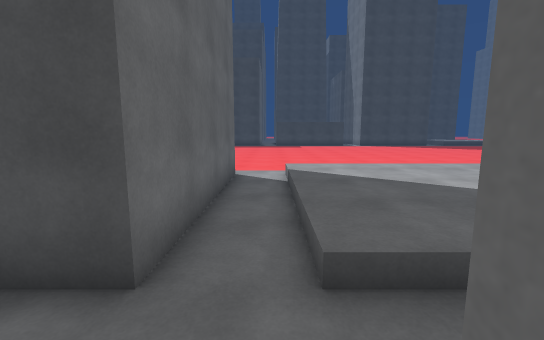
View 1 (above)

24 first-person views from a walk through a 3-D level made in the Unity game engine. The camera is 1.5 m above the floor, tilts 8° down and sees 90° across. The floor is counted in squares, 1 m on a side. Each view is taken from the middle of a square. On the plan, view 1 faces up. The plan holds only what a view shows up to about 14 squares ahead; the rest is blank. The place goes on beyond the plan. Some animated figures are left out.

View 2
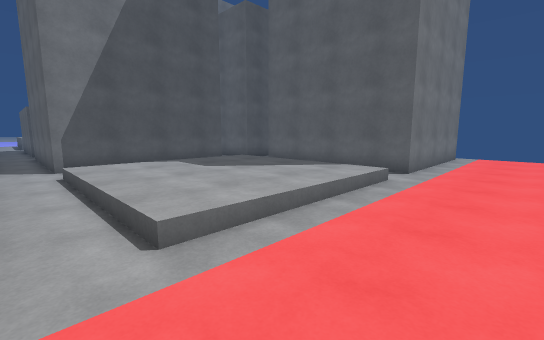

View 3
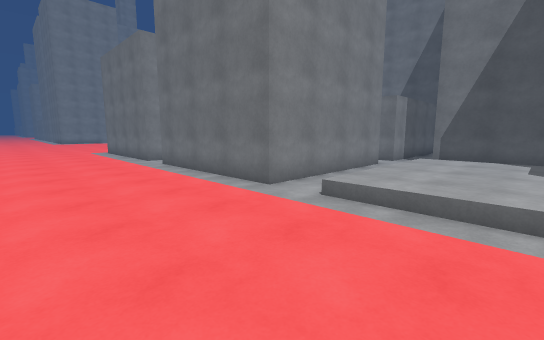

View 4
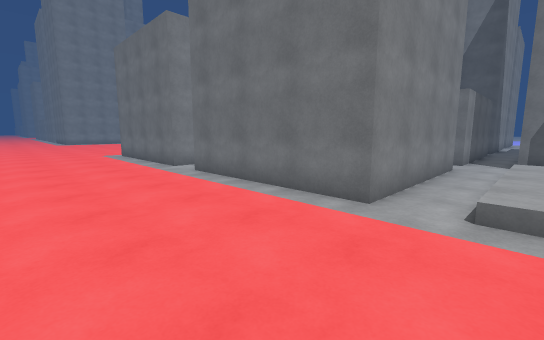

View 5
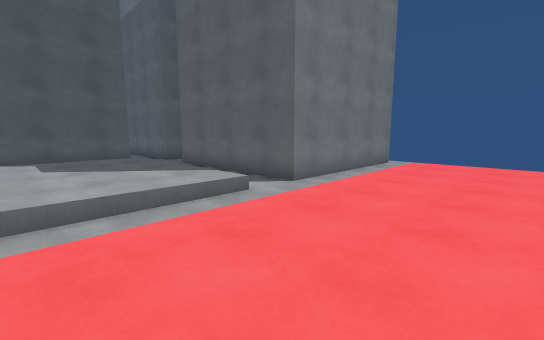

View 6
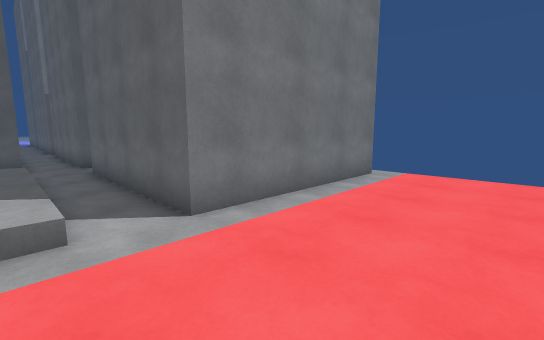

View 7
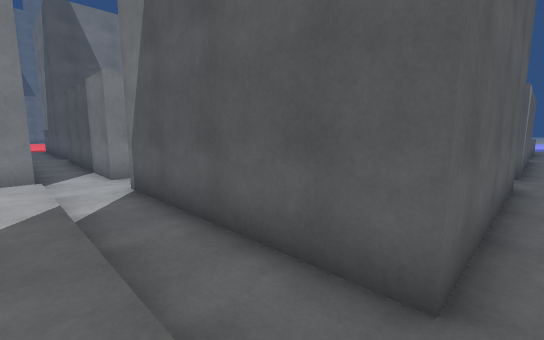

View 8
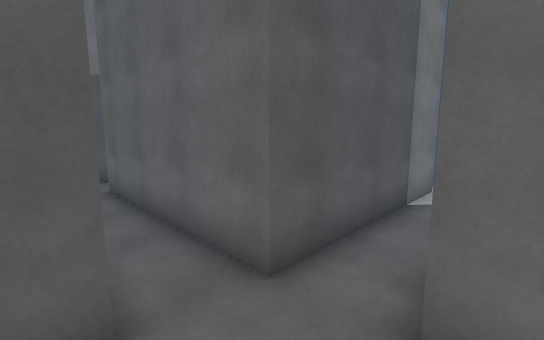

View 9
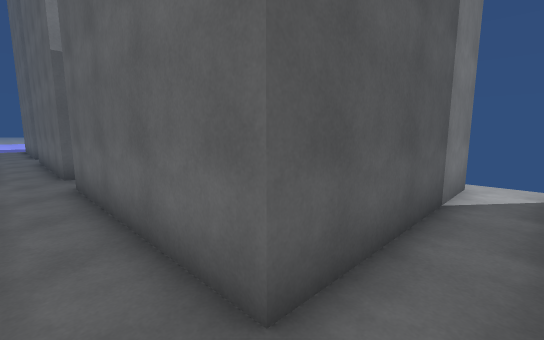

View 10
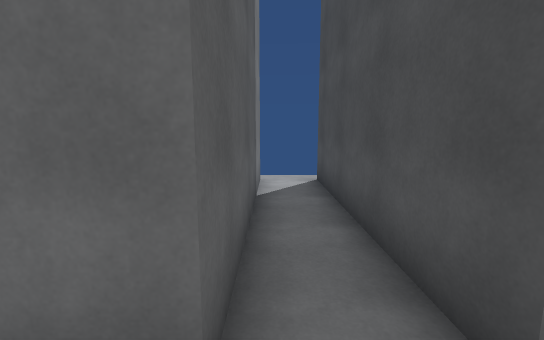

View 11
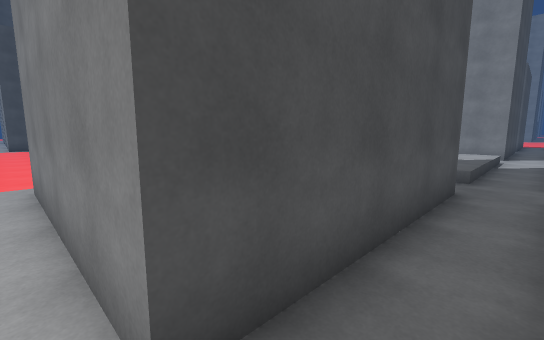

View 12
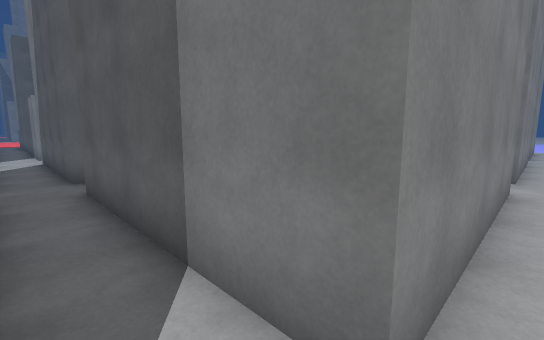

View 13
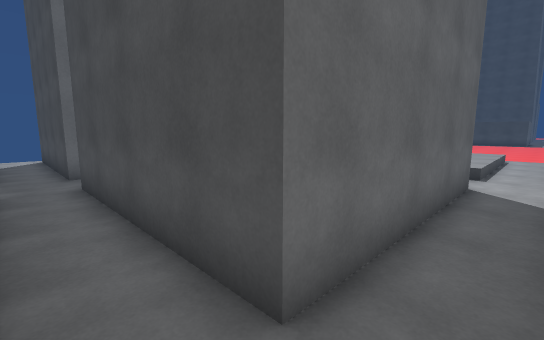

View 14
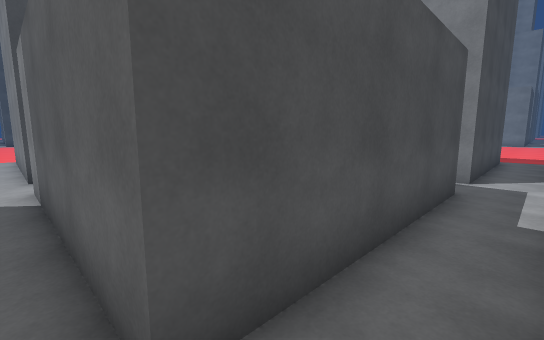

View 15
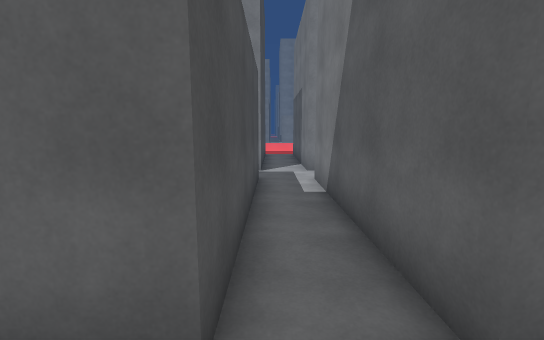

View 16
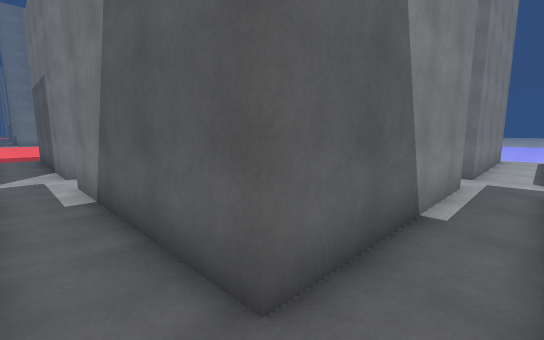

View 17
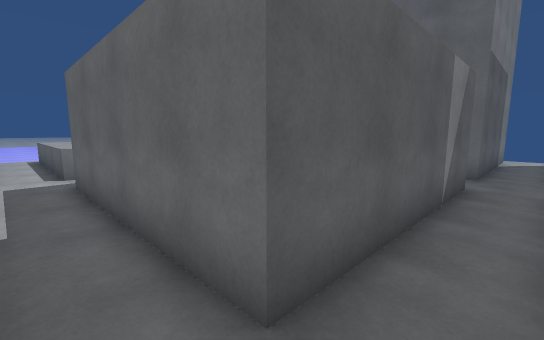

View 18
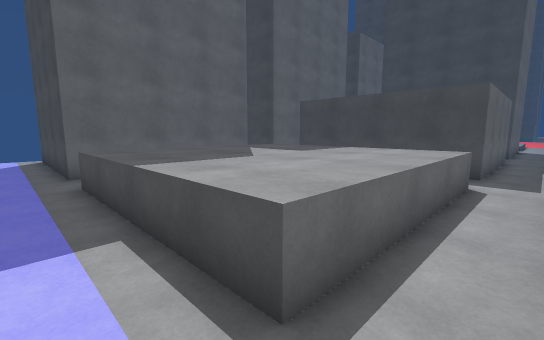

View 19
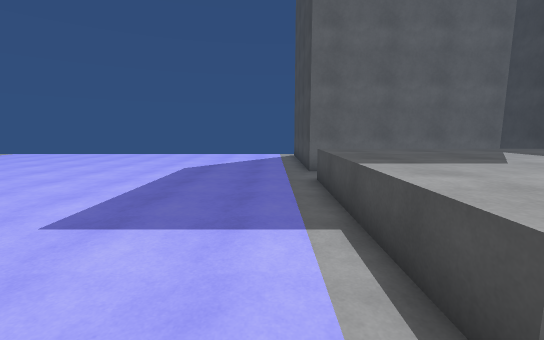

View 20
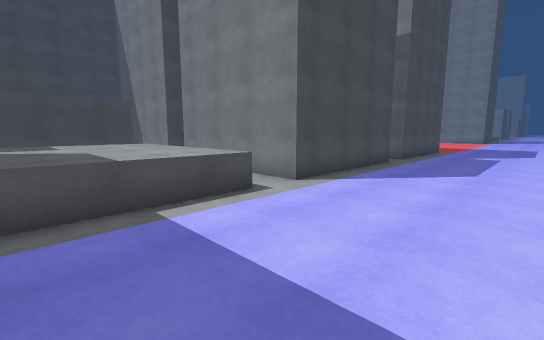

View 21
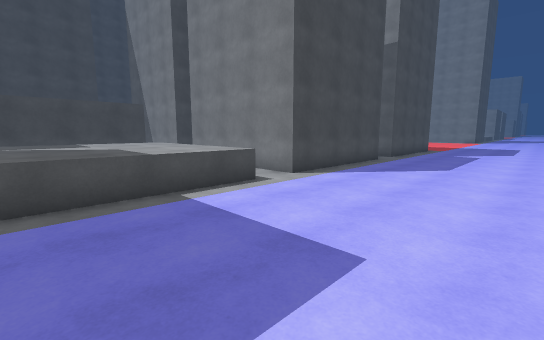

View 22
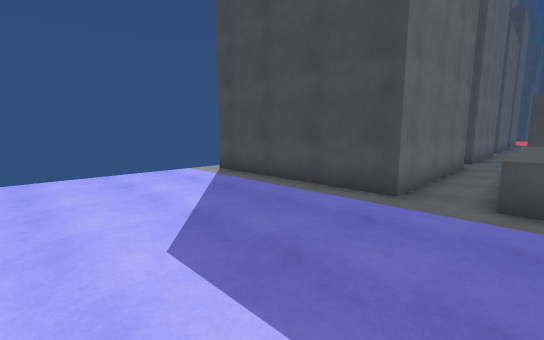

View 23
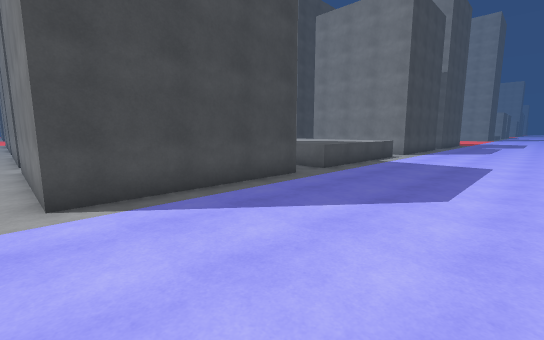

View 24
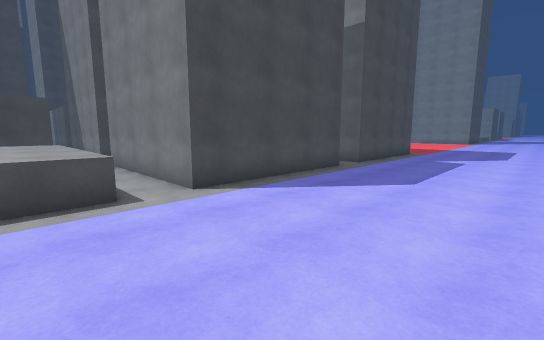

### Floor plan
Key: @ floor where view 1 was taken; # wall or solid block; . main floor; : floor 0.5 m higher than the main floor; ^ raised ledge.
Columns run from 9 left of view 1 to 22 right of it. Each row starts with its distance up from view 1.
 15 ................................
 14 ................................
 13 ................................
 12 ................................
 11 ................................
 10 .#######...........#######..####
  9 .#     ##.:::::::..#     ##.#
  8 .#      #.:::::::..#
  7 .#      #.:::::::..#
  6 .#      #.:::::::..#
  5 .#      #.:::::::..#
  4 .#      #.:::::::..#
  3 .########.:::::::..#
  2 ............................
  1 .#######..#######..#######..
  0 .#     ##@#     ##.#     ##
 -1 .#      #.#      #.#
 -2 .#      #.#      #.#
 -3 .#      #.#      #.#
 -4 .#      #.#      #.#
 -5 .#      #.#      #.#
 -6 .########.########.########.####
 -7 ................................
 -8 .#######..#######..#######..####
 -9 .#     ##.#     ##.#     ##.#
-10 .#      #.#      #.#
-11 .#      #.#      #.#
-12 .#      #.#      #.#
-13 .#      #.#      #.#
-14 .#      #.#      #.#
-15 .#   ####.########.#
-16 .       ..       ..
-17 .       ..      ...#
-18 .#      #.^^^^^^^^.#
-19 .#      #.^^^^^^^^.#
-20 .#      #.^^^^^^^^.#
-21 .#      #.^^^^^^^^.#
-22 .#      #.^^^^^^^^.#
-23 .#      #.^^^^^^^^.#
-24 .########.^^^^^^^^.########.##
-25 ..............................
-26 ...............................
-27 ................................
-28 ................................
-29 ................................
-30 ................................
-31 ................................

Positions as (right, up) in squares from view 1, and headings:
1: (0, 0), facing up
2: (9, 13), facing down-left
3: (4, 15), facing down-right
4: (7, 15), facing down-right
5: (5, 15), facing down-left
6: (1, 14), facing down-left
7: (0, 3), facing down-right
8: (1, 3), facing down-left
9: (0, 2), facing down-left
10: (0, 1), facing left
11: (-9, 1), facing up-right
12: (-9, 2), facing down-right
13: (9, -8), facing up-left
14: (9, -8), facing up-right
15: (8, -7), facing right
16: (8, -7), facing down-right
17: (9, -7), facing down-left
18: (9, -26), facing up-left
19: (9, -26), facing left
20: (3, -30), facing up-right
21: (2, -31), facing up-right
22: (1, -31), facing up-left
23: (-9, -31), facing up-right
24: (6, -31), facing up-right
